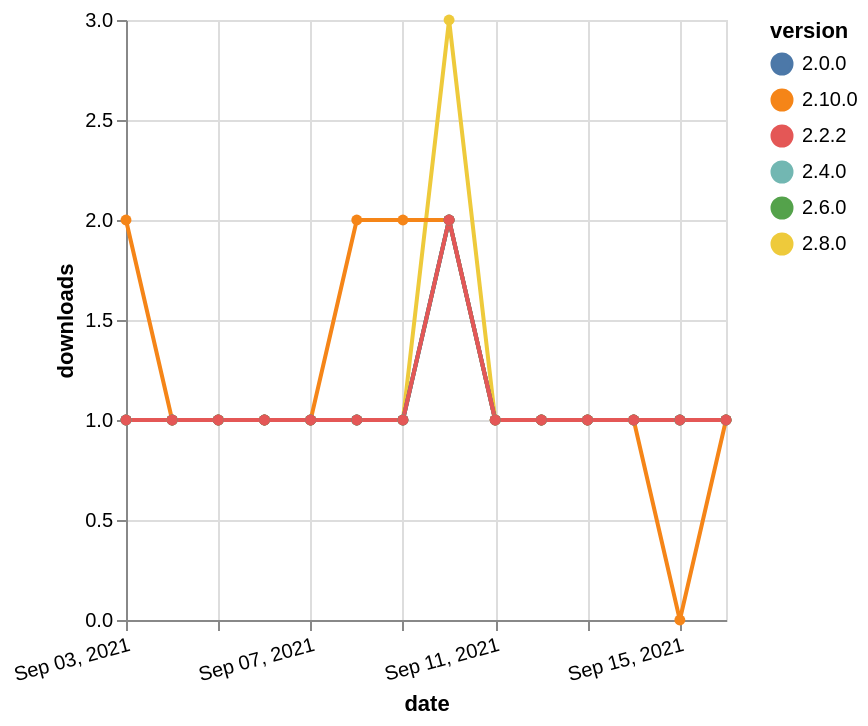

Specify this chart in Vega-Lite:
### Vega-Lite specification from a JSON file in a GitHub repository (floating-point values rounded to 4 significant figures)
{"$schema": "https://vega.github.io/schema/vega-lite/v5.json", "description": "A simple bar chart with embedded data.", "data": {"values": [{"date": "2021-09-03", "total": 202, "delta": 1, "version": "2.4.0"}, {"date": "2021-09-04", "total": 203, "delta": 1, "version": "2.4.0"}, {"date": "2021-09-05", "total": 204, "delta": 1, "version": "2.4.0"}, {"date": "2021-09-06", "total": 205, "delta": 1, "version": "2.4.0"}, {"date": "2021-09-07", "total": 206, "delta": 1, "version": "2.4.0"}, {"date": "2021-09-08", "total": 207, "delta": 1, "version": "2.4.0"}, {"date": "2021-09-09", "total": 208, "delta": 1, "version": "2.4.0"}, {"date": "2021-09-10", "total": 210, "delta": 2, "version": "2.4.0"}, {"date": "2021-09-11", "total": 211, "delta": 1, "version": "2.4.0"}, {"date": "2021-09-12", "total": 212, "delta": 1, "version": "2.4.0"}, {"date": "2021-09-13", "total": 213, "delta": 1, "version": "2.4.0"}, {"date": "2021-09-14", "total": 214, "delta": 1, "version": "2.4.0"}, {"date": "2021-09-15", "total": 215, "delta": 1, "version": "2.4.0"}, {"date": "2021-09-16", "total": 216, "delta": 1, "version": "2.4.0"}, {"date": "2021-09-03", "total": 209, "delta": 1, "version": "2.8.0"}, {"date": "2021-09-04", "total": 210, "delta": 1, "version": "2.8.0"}, {"date": "2021-09-05", "total": 211, "delta": 1, "version": "2.8.0"}, {"date": "2021-09-06", "total": 212, "delta": 1, "version": "2.8.0"}, {"date": "2021-09-07", "total": 213, "delta": 1, "version": "2.8.0"}, {"date": "2021-09-08", "total": 214, "delta": 1, "version": "2.8.0"}, {"date": "2021-09-09", "total": 215, "delta": 1, "version": "2.8.0"}, {"date": "2021-09-10", "total": 218, "delta": 3, "version": "2.8.0"}, {"date": "2021-09-11", "total": 219, "delta": 1, "version": "2.8.0"}, {"date": "2021-09-12", "total": 220, "delta": 1, "version": "2.8.0"}, {"date": "2021-09-13", "total": 221, "delta": 1, "version": "2.8.0"}, {"date": "2021-09-14", "total": 222, "delta": 1, "version": "2.8.0"}, {"date": "2021-09-15", "total": 223, "delta": 1, "version": "2.8.0"}, {"date": "2021-09-16", "total": 224, "delta": 1, "version": "2.8.0"}, {"date": "2021-09-03", "total": 178, "delta": 1, "version": "2.6.0"}, {"date": "2021-09-04", "total": 179, "delta": 1, "version": "2.6.0"}, {"date": "2021-09-05", "total": 180, "delta": 1, "version": "2.6.0"}, {"date": "2021-09-06", "total": 181, "delta": 1, "version": "2.6.0"}, {"date": "2021-09-07", "total": 182, "delta": 1, "version": "2.6.0"}, {"date": "2021-09-08", "total": 183, "delta": 1, "version": "2.6.0"}, {"date": "2021-09-09", "total": 184, "delta": 1, "version": "2.6.0"}, {"date": "2021-09-10", "total": 186, "delta": 2, "version": "2.6.0"}, {"date": "2021-09-11", "total": 187, "delta": 1, "version": "2.6.0"}, {"date": "2021-09-12", "total": 188, "delta": 1, "version": "2.6.0"}, {"date": "2021-09-13", "total": 189, "delta": 1, "version": "2.6.0"}, {"date": "2021-09-14", "total": 190, "delta": 1, "version": "2.6.0"}, {"date": "2021-09-15", "total": 191, "delta": 1, "version": "2.6.0"}, {"date": "2021-09-16", "total": 192, "delta": 1, "version": "2.6.0"}, {"date": "2021-09-03", "total": 131, "delta": 2, "version": "2.10.0"}, {"date": "2021-09-04", "total": 132, "delta": 1, "version": "2.10.0"}, {"date": "2021-09-05", "total": 133, "delta": 1, "version": "2.10.0"}, {"date": "2021-09-06", "total": 134, "delta": 1, "version": "2.10.0"}, {"date": "2021-09-07", "total": 135, "delta": 1, "version": "2.10.0"}, {"date": "2021-09-08", "total": 137, "delta": 2, "version": "2.10.0"}, {"date": "2021-09-09", "total": 139, "delta": 2, "version": "2.10.0"}, {"date": "2021-09-10", "total": 141, "delta": 2, "version": "2.10.0"}, {"date": "2021-09-11", "total": 142, "delta": 1, "version": "2.10.0"}, {"date": "2021-09-12", "total": 143, "delta": 1, "version": "2.10.0"}, {"date": "2021-09-13", "total": 144, "delta": 1, "version": "2.10.0"}, {"date": "2021-09-14", "total": 145, "delta": 1, "version": "2.10.0"}, {"date": "2021-09-15", "total": 145, "delta": 0, "version": "2.10.0"}, {"date": "2021-09-16", "total": 146, "delta": 1, "version": "2.10.0"}, {"date": "2021-09-03", "total": 250, "delta": 1, "version": "2.0.0"}, {"date": "2021-09-04", "total": 251, "delta": 1, "version": "2.0.0"}, {"date": "2021-09-05", "total": 252, "delta": 1, "version": "2.0.0"}, {"date": "2021-09-06", "total": 253, "delta": 1, "version": "2.0.0"}, {"date": "2021-09-07", "total": 254, "delta": 1, "version": "2.0.0"}, {"date": "2021-09-08", "total": 255, "delta": 1, "version": "2.0.0"}, {"date": "2021-09-09", "total": 256, "delta": 1, "version": "2.0.0"}, {"date": "2021-09-10", "total": 258, "delta": 2, "version": "2.0.0"}, {"date": "2021-09-11", "total": 259, "delta": 1, "version": "2.0.0"}, {"date": "2021-09-12", "total": 260, "delta": 1, "version": "2.0.0"}, {"date": "2021-09-13", "total": 261, "delta": 1, "version": "2.0.0"}, {"date": "2021-09-14", "total": 262, "delta": 1, "version": "2.0.0"}, {"date": "2021-09-15", "total": 263, "delta": 1, "version": "2.0.0"}, {"date": "2021-09-16", "total": 264, "delta": 1, "version": "2.0.0"}, {"date": "2021-09-03", "total": 207, "delta": 1, "version": "2.2.2"}, {"date": "2021-09-04", "total": 208, "delta": 1, "version": "2.2.2"}, {"date": "2021-09-05", "total": 209, "delta": 1, "version": "2.2.2"}, {"date": "2021-09-06", "total": 210, "delta": 1, "version": "2.2.2"}, {"date": "2021-09-07", "total": 211, "delta": 1, "version": "2.2.2"}, {"date": "2021-09-08", "total": 212, "delta": 1, "version": "2.2.2"}, {"date": "2021-09-09", "total": 213, "delta": 1, "version": "2.2.2"}, {"date": "2021-09-10", "total": 215, "delta": 2, "version": "2.2.2"}, {"date": "2021-09-11", "total": 216, "delta": 1, "version": "2.2.2"}, {"date": "2021-09-12", "total": 217, "delta": 1, "version": "2.2.2"}, {"date": "2021-09-13", "total": 218, "delta": 1, "version": "2.2.2"}, {"date": "2021-09-14", "total": 219, "delta": 1, "version": "2.2.2"}, {"date": "2021-09-15", "total": 220, "delta": 1, "version": "2.2.2"}, {"date": "2021-09-16", "total": 221, "delta": 1, "version": "2.2.2"}]}, "width": "container", "mark": {"type": "line", "point": {"filled": true}}, "encoding": {"x": {"field": "date", "type": "temporal", "timeUnit": "yearmonthdate", "title": "date", "axis": {"labelAngle": -15}}, "y": {"field": "delta", "type": "quantitative", "title": "downloads"}, "color": {"field": "version", "type": "nominal"}, "tooltip": {"field": "delta"}}}
